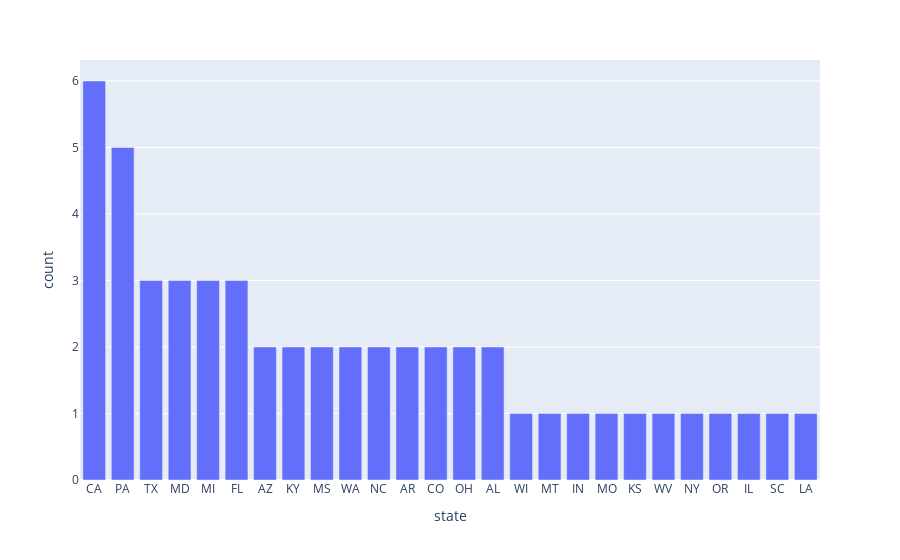

Notebook source saved alongside this figure:
### Code cell
# plot churn by state
churned_state = churn.groupBy("state", "churn").count().sort("count", ascending=False).toPandas()
fig = px.bar(churned_state, x='state', y='count')
fig.show()

### Figure 1 — Plotly figure (JSON) as saved in the notebook; plotly's stock layout.template omitted (floating-point values rounded to 4 significant figures)
{"data": [{"alignmentgroup": "True", "hovertemplate": "state=%{x}<br>count=%{y}<extra></extra>", "legendgroup": "", "marker": {"color": "#636efa"}, "name": "", "offsetgroup": "", "orientation": "v", "showlegend": false, "textposition": "auto", "type": "bar", "x": ["CA", "PA", "TX", "MD", "MI", "FL", "AZ", "KY", "MS", "WA", "NC", "AR", "CO", "OH", "AL", "WI", "MT", "IN", "MO", "KS", "WV", "NY", "OR", "IL", "SC", "LA"], "xaxis": "x", "y": [6, 5, 3, 3, 3, 3, 2, 2, 2, 2, 2, 2, 2, 2, 2, 1, 1, 1, 1, 1, 1, 1, 1, 1, 1, 1], "yaxis": "y"}], "layout": {"barmode": "relative", "legend": {"tracegroupgap": 0}, "margin": {"t": 60}, "xaxis": {"anchor": "y", "domain": [0, 1], "title": {"text": "state"}}, "yaxis": {"anchor": "x", "domain": [0, 1], "title": {"text": "count"}}}}
